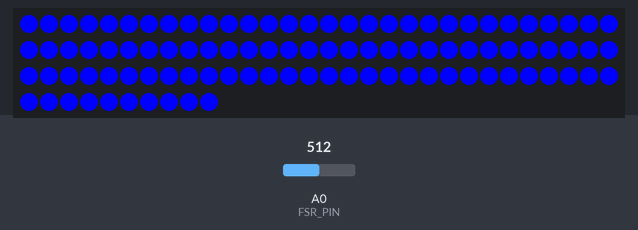
A sketch run on a simulated Arduino Uno, built with avr-gcc and run on an emulated ATmega328P. On the bench: 100 RGB LEDs in strip order, left to right, continuing on the next row. Inputs (shaded band) come from the test bench; at power-on: A0 (FSR_PIN) = 512. What the sketch prints to the serial monitor is not drawn.

Above: at 0.1 s.

The sketch:

blink_apa102_uno.ino
```cpp
#include "FastLED.h"

// How many leds in your strip?
#define NUM_LEDS 100

// For led chips like Neopixels, which have a data line, ground, and power, you just
// need to define DATA_PIN.  For led chipsets that are SPI based (four wires - data, clock,
// ground, and power), like the LPD8806 define both DATA_PIN and CLOCK_PIN
#define DATA_PIN 3
#define CLOCK_PIN 13
#define COLOR_ORDER BGR
#define FRAMES_PER_SECOND 120


#define FSR_PIN 0

// Define the array of leds
CRGB leds[NUM_LEDS];

void setup() {
      Serial.begin(9600);
      FastLED.addLeds<APA102, DATA_PIN, CLOCK_PIN, COLOR_ORDER, RGB>(leds, NUM_LEDS);
      Serial.print("Analog reading = ");
}

    void loop() {

        int fsrReading = analogRead(FSR_PIN);

        Serial.println(fsrReading);     // the raw analog reading

        int numLedsToLight = map(fsrReading, 0, 1023, 0, NUM_LEDS);

numLedsToLight = NUM_LEDS;

        // First, clear the existing led values
        FastLED.clear();
        for(int led = 0; led < numLedsToLight; led++) {
            leds[led] = CRGB::Blue;
        }
        FastLED.show();
        delay(100);
    }
```
